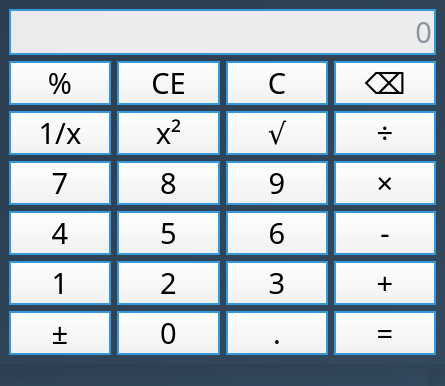
<?xml version="1.0" encoding="UTF-8"?>
<ui version="4.0">
 <class>MainWindow</class>
 <widget class="QMainWindow" name="MainWindow">
  <property name="geometry">
   <rect>
    <x>0</x>
    <y>0</y>
    <width>445</width>
    <height>323</height>
   </rect>
  </property>
  <property name="font">
   <font>
    <family>方正舒体</family>
    <pointsize>14</pointsize>
   </font>
  </property>
  <property name="windowTitle">
   <string>计算机学院-邓镇辉-2023414290305</string>
  </property>
  <property name="styleSheet">
   <string notr="true">QWidget {background: qlineargradient(x1:0, y1:0, x2:1, y2:1, stop:0 #2c3e50, stop:1 #34495e);}
QLineEdit {
               background-color: rgba(255, 255, 255, 0.9);
              border: 2px solid #3498db;
               color: #2c3e50;
               selection-background-color: #3498db;
            }
QPushButton{
               background-color: qlineargradient(x1:0, y1:0, x2:0, y2:1, stop:0 #ffffff, stop:1 #f0f0f0);
               border: 2px solid #3498db; 
}
QPushButton:hover {
              background-color: qlineargradient(x1:0, y1:0, x2:0, y2:1, stop:0 #3cb0fd, stop:1 #3498db);
               border: 2px solid #3498db;}
QPushButton:pressed {
               background-color: qlineargradient(x1:0, y1:0, x2:0, y2:1, stop:0 #d0d1d5, stop:1 #c0c1c5);
            }</string>
  </property>
  <widget class="QWidget" name="centralwidget">
   <property name="font">
    <font>
     <family>方正舒体</family>
     <pointsize>14</pointsize>
    </font>
   </property>
   <layout class="QVBoxLayout" name="verticalLayout">
    <item>
     <layout class="QGridLayout" name="gridLayout">
      <item row="2" column="3">
       <widget class="QPushButton" name="btnDivide">
        <property name="sizePolicy">
         <sizepolicy hsizetype="Minimum" vsizetype="Preferred">
          <horstretch>0</horstretch>
          <verstretch>0</verstretch>
         </sizepolicy>
        </property>
        <property name="font">
         <font>
          <family>方正舒体</family>
          <pointsize>22</pointsize>
         </font>
        </property>
        <property name="text">
         <string>÷</string>
        </property>
       </widget>
      </item>
      <item row="3" column="3">
       <widget class="QPushButton" name="btnMultiplicationsign">
        <property name="sizePolicy">
         <sizepolicy hsizetype="Minimum" vsizetype="Preferred">
          <horstretch>0</horstretch>
          <verstretch>0</verstretch>
         </sizepolicy>
        </property>
        <property name="font">
         <font>
          <family>方正舒体</family>
          <pointsize>22</pointsize>
         </font>
        </property>
        <property name="text">
         <string>×</string>
        </property>
       </widget>
      </item>
      <item row="6" column="1">
       <widget class="QPushButton" name="btnNum0">
        <property name="sizePolicy">
         <sizepolicy hsizetype="Minimum" vsizetype="Preferred">
          <horstretch>0</horstretch>
          <verstretch>0</verstretch>
         </sizepolicy>
        </property>
        <property name="font">
         <font>
          <family>方正舒体</family>
          <pointsize>22</pointsize>
         </font>
        </property>
        <property name="text">
         <string>0</string>
        </property>
       </widget>
      </item>
      <item row="6" column="2">
       <widget class="QPushButton" name="btnPeriod">
        <property name="sizePolicy">
         <sizepolicy hsizetype="Minimum" vsizetype="Preferred">
          <horstretch>0</horstretch>
          <verstretch>0</verstretch>
         </sizepolicy>
        </property>
        <property name="font">
         <font>
          <family>方正舒体</family>
          <pointsize>22</pointsize>
         </font>
        </property>
        <property name="text">
         <string>.</string>
        </property>
       </widget>
      </item>
      <item row="4" column="3">
       <widget class="QPushButton" name="btnMinussign">
        <property name="sizePolicy">
         <sizepolicy hsizetype="Minimum" vsizetype="Preferred">
          <horstretch>0</horstretch>
          <verstretch>0</verstretch>
         </sizepolicy>
        </property>
        <property name="font">
         <font>
          <family>方正舒体</family>
          <pointsize>22</pointsize>
         </font>
        </property>
        <property name="text">
         <string>-</string>
        </property>
       </widget>
      </item>
      <item row="2" column="2">
       <widget class="QPushButton" name="btnSqrt">
        <property name="sizePolicy">
         <sizepolicy hsizetype="Minimum" vsizetype="Preferred">
          <horstretch>0</horstretch>
          <verstretch>0</verstretch>
         </sizepolicy>
        </property>
        <property name="font">
         <font>
          <family>方正舒体</family>
          <pointsize>22</pointsize>
         </font>
        </property>
        <property name="text">
         <string>√</string>
        </property>
       </widget>
      </item>
      <item row="3" column="0">
       <widget class="QPushButton" name="btnNum7">
        <property name="sizePolicy">
         <sizepolicy hsizetype="Minimum" vsizetype="Preferred">
          <horstretch>0</horstretch>
          <verstretch>0</verstretch>
         </sizepolicy>
        </property>
        <property name="font">
         <font>
          <family>方正舒体</family>
          <pointsize>22</pointsize>
         </font>
        </property>
        <property name="text">
         <string>7</string>
        </property>
       </widget>
      </item>
      <item row="1" column="1">
       <widget class="QPushButton" name="btnClaer">
        <property name="sizePolicy">
         <sizepolicy hsizetype="Minimum" vsizetype="Preferred">
          <horstretch>0</horstretch>
          <verstretch>0</verstretch>
         </sizepolicy>
        </property>
        <property name="font">
         <font>
          <family>方正舒体</family>
          <pointsize>22</pointsize>
         </font>
        </property>
        <property name="text">
         <string>CE</string>
        </property>
       </widget>
      </item>
      <item row="1" column="3">
       <widget class="QPushButton" name="btnDel">
        <property name="sizePolicy">
         <sizepolicy hsizetype="Minimum" vsizetype="Preferred">
          <horstretch>0</horstretch>
          <verstretch>0</verstretch>
         </sizepolicy>
        </property>
        <property name="font">
         <font>
          <family>方正舒体</family>
          <pointsize>22</pointsize>
         </font>
        </property>
        <property name="text">
         <string>⌫</string>
        </property>
       </widget>
      </item>
      <item row="5" column="3">
       <widget class="QPushButton" name="btnPlussign">
        <property name="sizePolicy">
         <sizepolicy hsizetype="Minimum" vsizetype="Preferred">
          <horstretch>0</horstretch>
          <verstretch>0</verstretch>
         </sizepolicy>
        </property>
        <property name="font">
         <font>
          <family>方正舒体</family>
          <pointsize>22</pointsize>
         </font>
        </property>
        <property name="text">
         <string>+</string>
        </property>
       </widget>
      </item>
      <item row="3" column="2">
       <widget class="QPushButton" name="btnNum9">
        <property name="sizePolicy">
         <sizepolicy hsizetype="Minimum" vsizetype="Preferred">
          <horstretch>0</horstretch>
          <verstretch>0</verstretch>
         </sizepolicy>
        </property>
        <property name="font">
         <font>
          <family>方正舒体</family>
          <pointsize>22</pointsize>
         </font>
        </property>
        <property name="text">
         <string>9</string>
        </property>
       </widget>
      </item>
      <item row="4" column="1">
       <widget class="QPushButton" name="btnNum5">
        <property name="sizePolicy">
         <sizepolicy hsizetype="Minimum" vsizetype="Preferred">
          <horstretch>0</horstretch>
          <verstretch>0</verstretch>
         </sizepolicy>
        </property>
        <property name="font">
         <font>
          <family>方正舒体</family>
          <pointsize>22</pointsize>
         </font>
        </property>
        <property name="text">
         <string>5</string>
        </property>
       </widget>
      </item>
      <item row="0" column="0" colspan="4">
       <widget class="QLineEdit" name="display">
        <property name="sizePolicy">
         <sizepolicy hsizetype="Preferred" vsizetype="Preferred">
          <horstretch>0</horstretch>
          <verstretch>0</verstretch>
         </sizepolicy>
        </property>
        <property name="font">
         <font>
          <family>方正舒体</family>
          <pointsize>22</pointsize>
         </font>
        </property>
        <property name="alignment">
         <set>Qt::AlignRight|Qt::AlignTrailing|Qt::AlignVCenter</set>
        </property>
        <property name="placeholderText">
         <string>0</string>
        </property>
       </widget>
      </item>
      <item row="2" column="1">
       <widget class="QPushButton" name="btnSquare">
        <property name="sizePolicy">
         <sizepolicy hsizetype="Minimum" vsizetype="Preferred">
          <horstretch>0</horstretch>
          <verstretch>0</verstretch>
         </sizepolicy>
        </property>
        <property name="font">
         <font>
          <family>方正舒体</family>
          <pointsize>22</pointsize>
         </font>
        </property>
        <property name="text">
         <string>x²</string>
        </property>
       </widget>
      </item>
      <item row="2" column="0">
       <widget class="QPushButton" name="btnInverse">
        <property name="sizePolicy">
         <sizepolicy hsizetype="Minimum" vsizetype="Preferred">
          <horstretch>0</horstretch>
          <verstretch>0</verstretch>
         </sizepolicy>
        </property>
        <property name="font">
         <font>
          <family>方正舒体</family>
          <pointsize>22</pointsize>
         </font>
        </property>
        <property name="text">
         <string>1/x</string>
        </property>
       </widget>
      </item>
      <item row="6" column="3">
       <widget class="QPushButton" name="btnEquals">
        <property name="sizePolicy">
         <sizepolicy hsizetype="Minimum" vsizetype="Preferred">
          <horstretch>0</horstretch>
          <verstretch>0</verstretch>
         </sizepolicy>
        </property>
        <property name="font">
         <font>
          <family>方正舒体</family>
          <pointsize>22</pointsize>
         </font>
        </property>
        <property name="text">
         <string>=</string>
        </property>
       </widget>
      </item>
      <item row="1" column="2">
       <widget class="QPushButton" name="btnClearAll">
        <property name="sizePolicy">
         <sizepolicy hsizetype="Minimum" vsizetype="Preferred">
          <horstretch>0</horstretch>
          <verstretch>0</verstretch>
         </sizepolicy>
        </property>
        <property name="font">
         <font>
          <family>方正舒体</family>
          <pointsize>22</pointsize>
         </font>
        </property>
        <property name="text">
         <string>C</string>
        </property>
       </widget>
      </item>
      <item row="5" column="1">
       <widget class="QPushButton" name="btnNum2">
        <property name="sizePolicy">
         <sizepolicy hsizetype="Minimum" vsizetype="Preferred">
          <horstretch>0</horstretch>
          <verstretch>0</verstretch>
         </sizepolicy>
        </property>
        <property name="font">
         <font>
          <family>方正舒体</family>
          <pointsize>22</pointsize>
         </font>
        </property>
        <property name="text">
         <string>2</string>
        </property>
       </widget>
      </item>
      <item row="6" column="0">
       <widget class="QPushButton" name="btnPlusorMinus">
        <property name="sizePolicy">
         <sizepolicy hsizetype="Minimum" vsizetype="Preferred">
          <horstretch>0</horstretch>
          <verstretch>0</verstretch>
         </sizepolicy>
        </property>
        <property name="font">
         <font>
          <family>方正舒体</family>
          <pointsize>22</pointsize>
         </font>
        </property>
        <property name="text">
         <string>±</string>
        </property>
       </widget>
      </item>
      <item row="5" column="0">
       <widget class="QPushButton" name="btnNum1">
        <property name="sizePolicy">
         <sizepolicy hsizetype="Minimum" vsizetype="Preferred">
          <horstretch>0</horstretch>
          <verstretch>0</verstretch>
         </sizepolicy>
        </property>
        <property name="font">
         <font>
          <family>方正舒体</family>
          <pointsize>22</pointsize>
         </font>
        </property>
        <property name="text">
         <string>1</string>
        </property>
       </widget>
      </item>
      <item row="4" column="0">
       <widget class="QPushButton" name="btnNum4">
        <property name="sizePolicy">
         <sizepolicy hsizetype="Minimum" vsizetype="Preferred">
          <horstretch>0</horstretch>
          <verstretch>0</verstretch>
         </sizepolicy>
        </property>
        <property name="font">
         <font>
          <family>方正舒体</family>
          <pointsize>22</pointsize>
         </font>
        </property>
        <property name="text">
         <string>4</string>
        </property>
       </widget>
      </item>
      <item row="1" column="0">
       <widget class="QPushButton" name="btnPercentage">
        <property name="sizePolicy">
         <sizepolicy hsizetype="Minimum" vsizetype="Preferred">
          <horstretch>0</horstretch>
          <verstretch>0</verstretch>
         </sizepolicy>
        </property>
        <property name="font">
         <font>
          <family>方正舒体</family>
          <pointsize>22</pointsize>
         </font>
        </property>
        <property name="text">
         <string>%</string>
        </property>
       </widget>
      </item>
      <item row="4" column="2">
       <widget class="QPushButton" name="btnNum6">
        <property name="sizePolicy">
         <sizepolicy hsizetype="Minimum" vsizetype="Preferred">
          <horstretch>0</horstretch>
          <verstretch>0</verstretch>
         </sizepolicy>
        </property>
        <property name="font">
         <font>
          <family>方正舒体</family>
          <pointsize>22</pointsize>
         </font>
        </property>
        <property name="text">
         <string>6</string>
        </property>
       </widget>
      </item>
      <item row="5" column="2">
       <widget class="QPushButton" name="btnNum3">
        <property name="sizePolicy">
         <sizepolicy hsizetype="Minimum" vsizetype="Preferred">
          <horstretch>0</horstretch>
          <verstretch>0</verstretch>
         </sizepolicy>
        </property>
        <property name="font">
         <font>
          <family>方正舒体</family>
          <pointsize>22</pointsize>
         </font>
        </property>
        <property name="text">
         <string>3</string>
        </property>
       </widget>
      </item>
      <item row="3" column="1">
       <widget class="QPushButton" name="btnNum8">
        <property name="sizePolicy">
         <sizepolicy hsizetype="Minimum" vsizetype="Preferred">
          <horstretch>0</horstretch>
          <verstretch>0</verstretch>
         </sizepolicy>
        </property>
        <property name="font">
         <font>
          <family>方正舒体</family>
          <pointsize>22</pointsize>
         </font>
        </property>
        <property name="text">
         <string>8</string>
        </property>
       </widget>
      </item>
     </layout>
    </item>
   </layout>
  </widget>
  <widget class="QMenuBar" name="menubar">
   <property name="geometry">
    <rect>
     <x>0</x>
     <y>0</y>
     <width>445</width>
     <height>18</height>
    </rect>
   </property>
  </widget>
  <widget class="QStatusBar" name="statusbar"/>
 </widget>
 <resources/>
 <connections/>
</ui>
